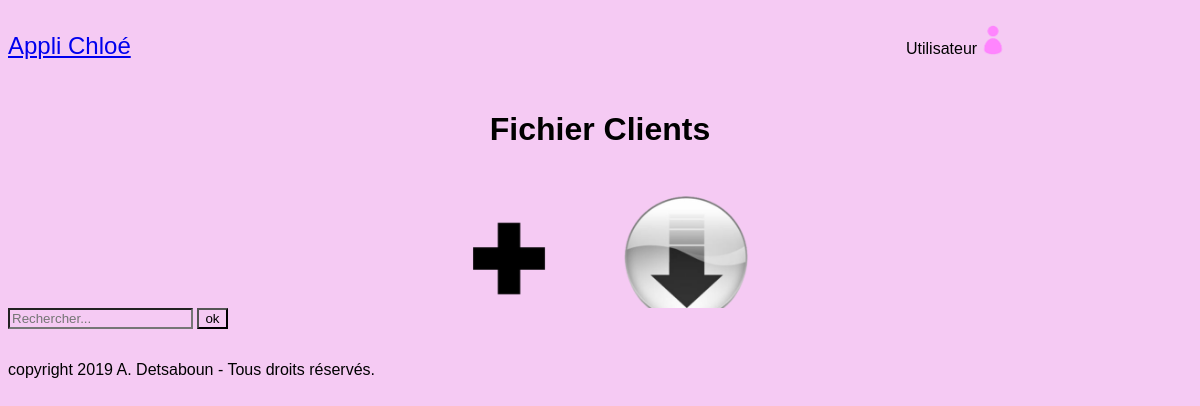
Page /views/viewClients.php on the earlier database version.
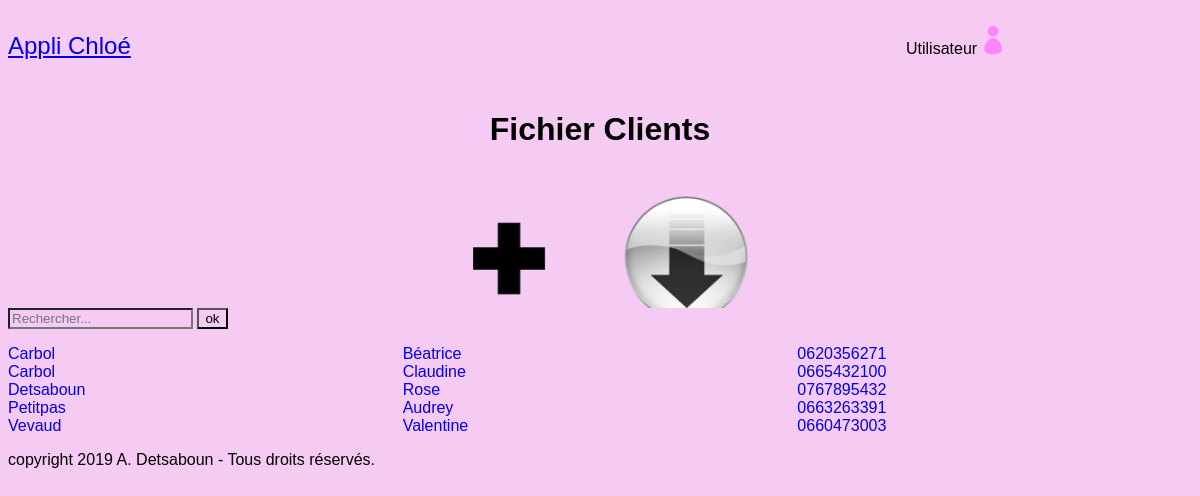
Same page on the later database version.
### tables this page shows
CREATE TABLE `FicheClient` (
  `id_client` int(11) NOT NULL,
  `nom` varchar(255) NOT NULL,
  `prenom` varchar(255) NOT NULL,
  `adresse` varchar(255) DEFAULT NULL,
  `CP` varchar(5) DEFAULT NULL,
  `Ville` varchar(50) DEFAULT NULL,
  `fixe` varchar(20) DEFAULT NULL,
  `mobile` varchar(20) DEFAULT NULL,
  `mail` varchar(255) DEFAULT NULL,
  `particularites` varchar(255) DEFAULT NULL,
  `date_inscription` date DEFAULT NULL
);

### models/modelClients.php (called while the page is built)
<?php
try
{
    function getBdd(){
        $bdd = new PDO ('mysql:host=localhost;dbname=ChloeBdd;charset=utf8', 'root', 'root');
        return $bdd;
    }
}
catch(Exception $e)
{
        die('Erreur : '.$e->getMessage());
}
function getClients(){
    $bddChloe = getBdd();
    $request = $bddChloe->query('SELECT id_client, nom, prenom, mobile FROM FicheClient order by nom');
    $request->execute();
    $clients = $request->fetchAll();
    return $clients;
}
?>

### controllers/controllerClient.php (called while the page is built)
<?php
require_once '../models/modelClients.php';
$clients = getClients();

### views/viewClients.php (the view, shortened to what this page needs)
<?php require_once '../controllers/controllerClient.php' ?>
<!DOCTYPE html>
<html lang="fr">
<head>
    <link rel="stylesheet" href="styleChloe.css">
</head>
<body>
    <header>
        <?php include('header.inc.php'); ?>
    </header>
    <main id="mainClients">
        <h1 id="titreBdd">Fichier Clients</h1>
        <div id="boutonsBdd">
            <a href="new_customer.php"><img id="plus" src="img/Plus.png" alt=""></a>
            <a href="export_db.php"><img id="dl" src="img/dl.png" alt=""></a>
        </div>
        <form name="recherche" id="rechClient">
            <input type="search" placeholder="Rechercher..." name="barreRecherche" id="" value=""/>
            <input type="button" onclick="" value="ok">
        </form>
        <ul id="listeClient">
        <?php foreach ($clients as $client): ?>
            <li>
                <a id="lienFC" href="viewFicheClient.php?id_client=<?= $client['id_client']; ?>">
                    <span id="col1"><?= $client['nom']; ?> </span>
                    <span id="col2"><?= $client['prenom']; ?> </span>
                    <span id="col3"><?= $client['mobile']; ?></span>
                </a>
            </li>
        <?php endforeach; ?>
        </ul>
    </main>
    <footer>
        <?php include('footer.inc.php'); ?>
    </footer>
</body>
</html>

### views/header.inc.php
<div id="logoAppli">
    <p id="textLogo">
        <a href=viewAccueil.php>
            Appli Chloé
        </a>
    </p>
</div>
<menu>
    <p id="nomUser">Utilisateur</p>
    <img id="logoUser" src="img/logo_rose.png" alt="logo connexion">
</menu>

### views/footer.inc.php
<p id="copyright">
    copyright 2019 A. Detsaboun - Tous droits réservés.
</p>

### views/styleChloe.css (style rules this page uses)
* { background-color: rgb(245, 202, 243); font-family: 'Lucida Sans', 'Lucida Sans Regular', 'Lucida Grande', 'Lucida Sans Unicode', Geneva, Verdana, sans-serif; }
html { margin: 0; padding: 0; }
h1 { text-align: center; }
header { display: flex; }
#logoAppli { flex: 3; color: #c463b7; font-size: 1.5em; }
menu { display: flex; flex: 1; }
#nomUser { align-items: flex-start; order:1; }
#logoUser { width: 2em; height : 2em; order:2; }
main { display: flex; flex-wrap: wrap; }
#mainClients { display:flex; flex-wrap:wrap; flex-direction:column; }
#titreBdd { order:1; text-align: center; }
#boutonsBdd { order:2; flex-wrap: wrap; text-align: center; margin-bottom: 1em; }
#plus { flex:1; width: 15%; }
#dl { flex:1; width: 15%; }
#rechClient { order: 3; margin-bottom: 1em; }
#listeClient { order: 4; list-style-type: none; margin: 0px; padding: 0px; }
#lienFC { text-decoration: none; display:flex; flex-direction : row; flex-wrap : wrap; }
#col1, #col2, #col3 { flex-grow: 1; width: 33%; text-align: left; flex-wrap:wrap; }

Differences in the rows shown:
added ficheclient: nom "Carbol", prenom "Béatrice", mobile "0620356271"
added ficheclient: nom "Carbol", prenom "Claudine", mobile "0665432100"
added ficheclient: nom "Detsaboun", prenom "Rose", mobile "0767895432"
added ficheclient: nom "Petitpas", prenom "Audrey", mobile "0663263391"
added ficheclient: nom "Vevaud", prenom "Valentine", mobile "0660473003"
